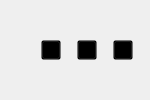
          <widget class="QStackedWidget" name="stackedWidget_close">
           <property name="minimumSize">
            <size>
             <width>150</width>
             <height>0</height>
            </size>
           </property>
           <property name="maximumSize">
            <size>
             <width>150</width>
             <height>16777215</height>
            </size>
           </property>
           <widget class="QWidget" name="page_6">
            <layout class="QHBoxLayout" name="horizontalLayout_11">
             <property name="spacing">
              <number>0</number>
             </property>
             <property name="leftMargin">
              <number>0</number>
             </property>
             <property name="topMargin">
              <number>0</number>
             </property>
             <property name="rightMargin">
              <number>0</number>
             </property>
             <property name="bottomMargin">
              <number>0</number>
             </property>
             <item>
              <layout class="QHBoxLayout" name="horizontalLayout_4">
               <item>
                <spacer name="horizontalSpacer_11">
                 <property name="orientation">
                  <enum>Qt::Horizontal</enum>
                 </property>
                 <property name="sizeType">
                  <enum>QSizePolicy::Minimum</enum>
                 </property>
                 <property name="sizeHint" stdset="0">
                  <size>
                   <width>40</width>
                   <height>20</height>
                  </size>
                 </property>
                </spacer>
               </item>
               <item>
                <widget class="QPushButton" name="pushButton_min">
                 <property name="minimumSize">
                  <size>
                   <width>0</width>
                   <height>0</height>
                  </size>
                 </property>
                 <property name="maximumSize">
                  <size>
                   <width>20</width>
                   <height>20</height>
                  </size>
                 </property>
                 <property name="styleSheet">
                  <string notr="true">QPushButton
{
background-color: transparent;
border-image: url(:/images/icon/min2.png);
}

QPushButton:hover{
/*background-color: qconicalgradient(cx:0.5, cy:0.522909, angle:179.9, 
	stop:0.494318 rgba(181, 225, 250, 255), stop:0.5 rgba(222, 242, 251, 255));*/
border-image: url(:/images/icon/minhover.png);
border: 1px solid #3C80B1;
}</string>
                 </property>
                 <property name="text">
                  <string/>
                 </property>
                </widget>
               </item>
               <item>
                <spacer name="horizontalSpacer_8">
                 <property name="orientation">
                  <enum>Qt::Horizontal</enum>
                 </property>
                 <property name="sizeType">
                  <enum>QSizePolicy::Fixed</enum>
                 </property>
                 <property name="sizeHint" stdset="0">
                  <size>
                   <width>15</width>
                   <height>26</height>
                  </size>
                 </property>
                </spacer>
               </item>
               <item>
                <widget class="QPushButton" name="pushButton_normal">
                 <property name="minimumSize">
                  <size>
                   <width>0</width>
                   <height>0</height>
                  </size>
                 </property>
                 <property name="maximumSize">
                  <size>
                   <width>20</width>
                   <height>20</height>
                  </size>
                 </property>
                 <property name="styleSheet">
                  <string notr="true">QPushButton
{
border-image: url(:/images/icon/normalmax.png);
background-color: transparent;
}

QPushButton:hover
{
border-image: url(:/images/icon/normalmaxhover.png);
border: 1px solid #3C80B1;
}</string>
                 </property>
                 <property name="text">
                  <string/>
                 </property>
                </widget>
               </item>
               <item>
                <spacer name="horizontalSpacer_9">
                 <property name="orientation">
                  <enum>Qt::Horizontal</enum>
                 </property>
                 <property name="sizeType">
                  <enum>QSizePolicy::Fixed</enum>
                 </property>
                 <property name="sizeHint" stdset="0">
                  <size>
                   <width>15</width>
                   <height>26</height>
                  </size>
                 </property>
                </spacer>
               </item>
               <item>
                <widget class="QPushButton" name="pushButton_close">
                 <property name="minimumSize">
                  <size>
                   <width>0</width>
                   <height>0</height>
                  </size>
                 </property>
                 <property name="maximumSize">
                  <size>
                   <width>20</width>
                   <height>20</height>
                  </size>
                 </property>
                 <property name="styleSheet">
                  <string notr="true">QPushButton
{
background-color: transparent;
border-image: url(:/images/icon/close3.png);
}

QPushButton:hover{
/*background-color: qconicalgradient(cx:0.5, cy:0.522909, angle:179.9, 
	stop:0.494318 rgba(181, 225, 250, 255), stop:0.5 rgba(222, 242, 251, 255));*/
border-image: url(:/images/icon/closehover.png);
border: 1px solid #3C80B1;

}</string>
                 </property>
                 <property name="text">
                  <string/>
                 </property>
                </widget>
               </item>
               <item>
                <spacer name="horizontalSpacer">
                 <property name="orientation">
                  <enum>Qt::Horizontal</enum>
                 </property>
                 <property name="sizeType">
                  <enum>QSizePolicy::Fixed</enum>
                 </property>
                 <property name="sizeHint" stdset="0">
                  <size>
                   <width>13</width>
                   <height>20</height>
                  </size>
                 </property>
                </spacer>
               </item>
              </layout>
             </item>
            </layout>
           </widget>
           <widget class="QWidget" name="page_7"/>
          </widget>
